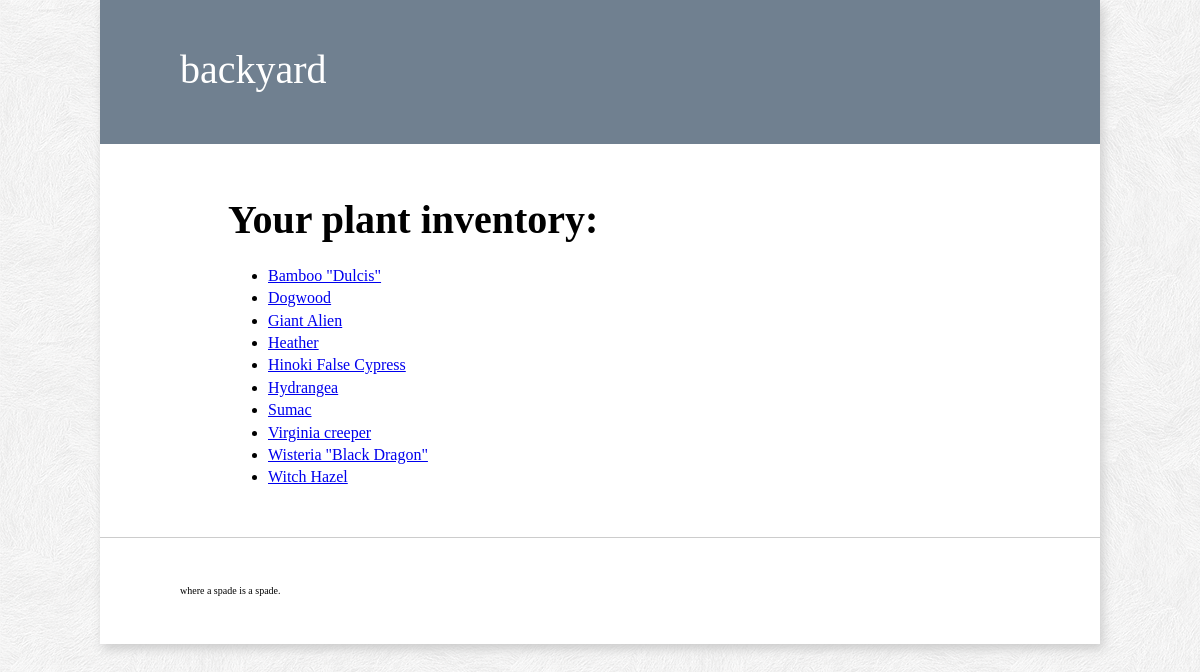
The page /plants/ on the database its author committed.
### plant/models.py (models this page shows, shortened)
class Plant(models.Model):
    common_name = models.CharField(max_length=50)
    genus = models.CharField(max_length=50)
    species = models.CharField(max_length=50)
    zone = models.IntegerField()
    featureColor = models.CharField(max_length=20)
    nativeRegion = models.CharField(max_length=50)
    thingy = models.CharField(max_length=50, blank="True")
    plantDescription = models.TextField()
    plantType = models.CharField(max_length=20)
    SPRING = 'Spring'
    SUMMER = 'Summer'
    FALL = 'Fall'
    WINTER = 'Winter'
    BLOOM_TIME_CHOICES = (
        (SPRING, 'Spring'),
        (SUMMER, 'Summer'),
        (FALL, 'Fall'),
        (WINTER, 'Winter'),
    )
    bloom_time = models.CharField(max_length=15,
        choices=BLOOM_TIME_CHOICES,
        default=SPRING
    )
    FULL_SUN = 'Full Sun'
    PART_SUN = 'Part Sun'
    SHADE = 'Shade'
    SUN_NEEDS_CHOICES = (
        (FULL_SUN, 'Full Sun'),
        (PART_SUN, 'Part Sun'),
        (SHADE, 'Shade'),
    )
    sun_needs = models.CharField(max_length=15,
        choices=SUN_NEEDS_CHOICES,
        default = FULL_SUN
    )

### plant/views.py (the view)
def index(request):
    entire_plant_list = Plant.objects.order_by('common_name')
    context = {
        'entire_plant_list': entire_plant_list,
    }
    return render(request, 'plant/index.html', context)

### plant/templates/plant/index.html
{% extends 'base.html' %}
{% block content %}
<h1>Your plant inventory:</h1>
{% if entire_plant_list %}
    <ul>
    {% for plant in entire_plant_list %}
        <li><a href="/plants/{{ plant.id }}/">{{ plant.common_name }}</a></li>
    {% endfor %}
    </ul>
{% else %}
    <p>No plants are available at this time.</p>
{% endif %}
{% endblock %}

### plant/static/css/style.css (style rules this page uses)
body { color: black; font-family: 'Palatino', serif; font-size: 16px; line-height: 140%; margin: 0; background: url(../img/subtle_white_feathers.png) repeat white; }
h1 { font-size: 2.5em; }

### rows shown on the page
Plant: common_name "Bamboo \"Dulcis\""
Plant: common_name "Dogwood"
Plant: common_name "Giant Alien"
Plant: common_name "Heather"
Plant: common_name "Hinoki False Cypress"
Plant: common_name "Hydrangea"
Plant: common_name "Sumac"
Plant: common_name "Virginia creeper"
Plant: common_name "Wisteria \"Black Dragon\""
Plant: common_name "Witch Hazel"
